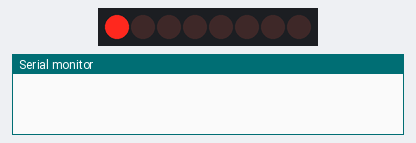
A sketch run on a simulated Arduino Uno, built with avr-gcc and run on an emulated ATmega328P. Parts: 8 shift-register outputs drawn as a row of LEDs (first output left, lit = HIGH), the last lines printed to the serial monitor. Wiring (inferred from the names in the program): shift register (74HC595): data pin 12; shift clock pin 9; latch pin 11. Wiring (inferred from the signals the program sends): row of LEDs: on Q0, Q1, Q2, Q3, Q4, Q5, Q6, Q7.

Above: at 0.1 s.
At 0.6 s:
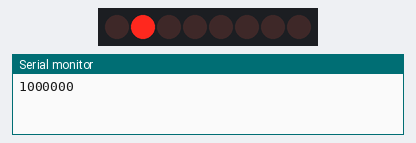
At 1.1 s:
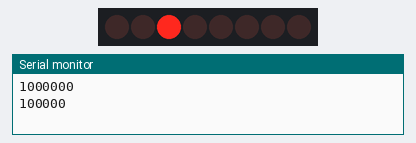
At 1.6 s:
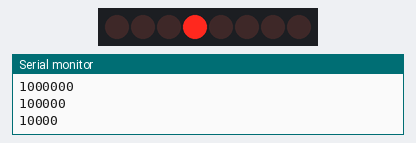
At 2.6 s:
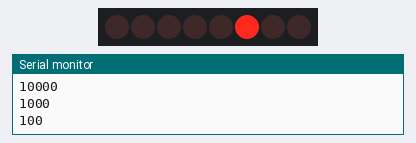
At 3.6 s:
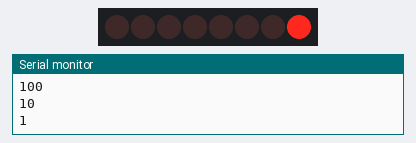
Timing chart, 0 to 5.5 s (numbered marks = the images above):
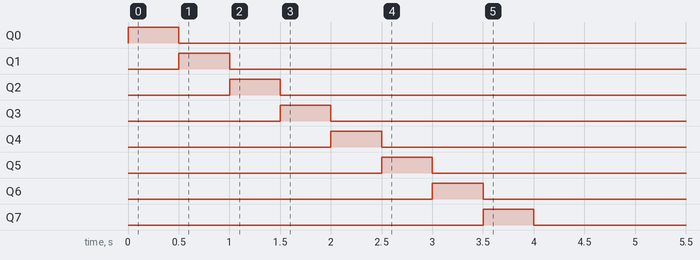

Measured:
- by itself, Q0: LOW → HIGH at 0.00 s, → LOW 0.50 s later
- by itself, Q1: LOW → HIGH at 0.50 s, → LOW 0.50 s later
- by itself, Q2: LOW → HIGH at 1.0 s, → LOW 0.50 s later
- by itself, Q3: LOW → HIGH at 1.5 s, → LOW 0.50 s later
- by itself, Q4: LOW → HIGH at 2.0 s, → LOW 0.50 s later
- by itself, Q5: LOW → HIGH at 2.5 s, → LOW 0.50 s later
- by itself, Q6: LOW → HIGH at 3.0 s, → LOW 0.50 s later
- by itself, Q7: LOW → HIGH at 3.5 s, → LOW 0.50 s later

The sketch:

Lesson44.ino
```cpp
// Lesson 44: Understanding Logical Shift Left (LSL) and Logical Shift Right (LSR) using a 74HC595

int dataPin = 12;
int latchPin = 11;
int clockPin = 9;
int dt = 500;

byte LEDsR = 0b10000000;
byte LEDsL = 0b00000001;

void setup() {
  // put your setup code here, to run once:
  Serial.begin(9600);
  pinMode(latchPin, OUTPUT);
  pinMode(dataPin, OUTPUT);
  pinMode(clockPin, OUTPUT);
}

void loop() {
  // Shifting right
  // It is technically dividing by 2
  digitalWrite(latchPin, LOW);
  shiftOut(dataPin, clockPin, LSBFIRST, LEDsR);
  digitalWrite(latchPin, HIGH);
  delay(dt);
  LEDsR = LEDsR/2;
  Serial.println(LEDsR, BIN);

//  // Shifting left
//  // It is technically multiplying by 2
//  digitalWrite(latchPin, LOW);
//  shiftOut(dataPin, clockPin, LSBFIRST, LEDsL);
//  digitalWrite(latchPin, HIGH);
//  delay(dt);
//  LEDsL = LEDsL*2;
//  Serial.println(LEDsL, BIN);
}
```
